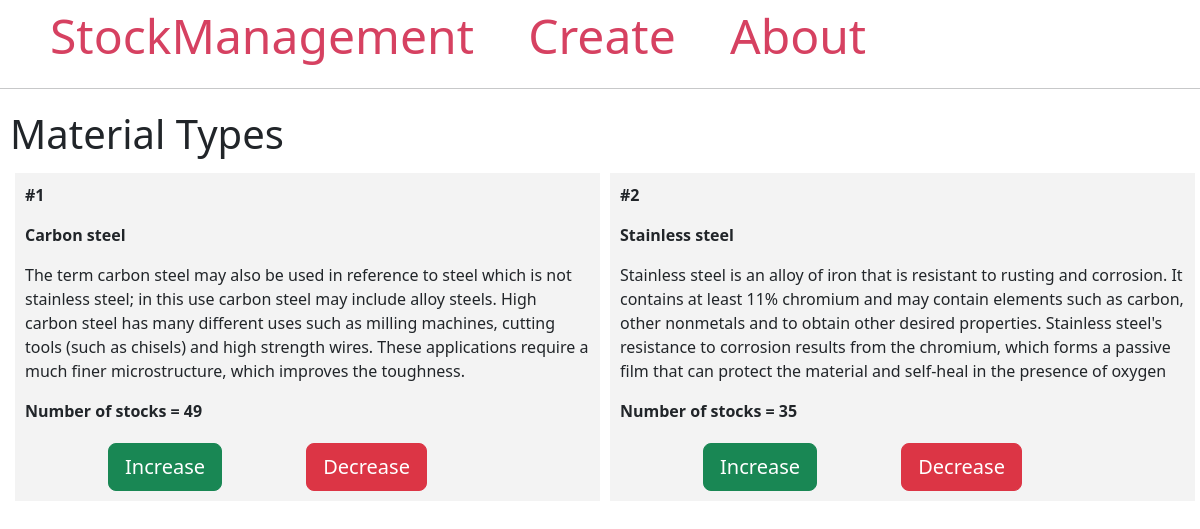
The page /product_details/1 on the database its author committed.
### app.py (models this page shows)
class Product(db.Model):
    __tablename__ = 'product'
    category_id = Column(Integer, ForeignKey('categories.category_id'))
    product_name = Column(String)
    product_id = Column(Integer, primary_key=True)
    category = db.relationship("Category", backref=backref("categories"), uselist=False)
    product_stock = Column(Integer)
    product_description = Column(String)

### app.py (the view)
@app.route('/product_details/<int:category_id>')
def product_details(category_id:int):
    products_in_category = Product.query.filter_by(category_id=category_id)
    return render_template('categories.html', products_in_category=products_in_category)

### templates/categories.html (shortened to what this page needs)
{% extends 'base.html' %}
{% block content %}
<h1 class="title">{% block title %} Material Types {% endblock %}</h1>
<div class="content">
        {% for product in products_in_category %}
            <div class="category">
                <p><b>#{{ product.product_id }}</b></p>
                <b>
                    <p class="name">{{ product.product_name|replace("_", " ")|capitalize }}</p>
                    <p class="notbold">{{ product.product_description }}</p>
                    </b>
                        <b>
                    <span id="deger-{{ product.product_stock }}">{{ "Number of stocks = " ~ product.product_stock }}</span>
                            </b>
                <br>
                <div style="display: flex; justify-content: center">
                    <div class="buttons">
            <button type="button" class="btn btn-success btn-lg arttir-btn" style="margin-top: 20px; margin-right: 80px;flex: 1 0 20%" formaction="{{ url_for('increase',product_id=product.product_id)}}"  data-alt-kategori-id="{{ product.product_id }}">
                Increase</button>
            <button type="button" class="btn btn-danger btn-lg azalt-btn " style="margin-top: 20px; margin-right: 80px;flex: 1 0 20%" data-alt-kategori-id="{{ product.product_id }}" formaction="{{ url_for('decrease',product_id=product.product_id)}}"> Decrease</button>
</div>
                    </div>
            </div>
        {% endfor %}
    </div>
{% endblock %}

### templates/base.html (style rules this page uses)
.title { margin: 5px; }
.content { margin: 5px; width: 100%; display: flex; flex-direction: row; flex-wrap: wrap; }
.category { flex: 20%; padding: 10px; margin: 5px; background-color: #f3f3f3; inline-size: 100%; }
.notbold { font-weight:normal }

### rows shown on the page
Product: product_id "1", product_name "Carbon steel", product_description "The term carbon steel may also be used in reference to steel which is not stainless steel; in this use carbon steel may include alloy steels. High carbon steel has many different uses such as milling machines, cutting tools (such as chisels) and high strength wires. These applications require a much finer microstructure, which improves the toughness.", product_stock "Number of stocks = 49"
Product: product_id "2", product_name "Stainless steel", product_description "Stainless steel is an alloy of iron that is resistant to rusting and corrosion. It contains at least 11% chromium and may contain elements such as carbon, other nonmetals and to obtain other desired properties. Stainless steel's resistance to corrosion results from the chromium, which forms a passive film that can protect the material and self-heal in the presence of oxygen", product_stock "Number of stocks = 35"
